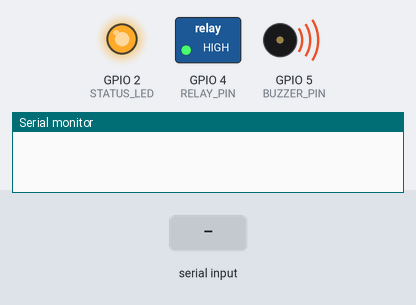
Simulated run of this sketch. Board: ESP32-S3. Shown: switched loads named in the sketch (green lamp = pin HIGH), output pins drawn as LEDs (lit = HIGH), buzzer (waves = sounding, pin HIGH), the last lines printed to the serial monitor. Inputs (shaded band) come from the test bench.

Above: at 0.1 s.
At 1.3 s:
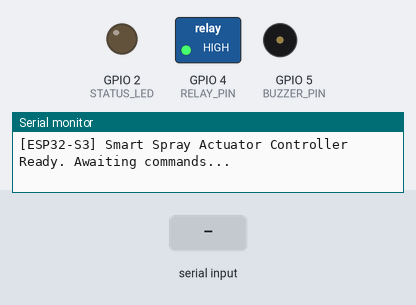
1.4 s: "SPRAY_ON:\n" received over Serial
At 2.2 s:
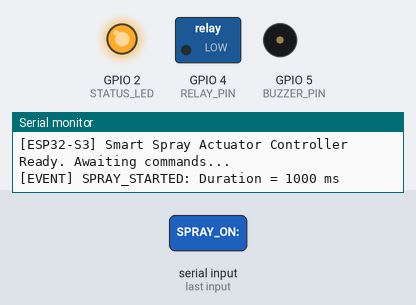
3.9 s: "SPRAY_OFF\n" received over Serial
5.4 s: "STATUS\n" received over Serial
Timing chart, 0 to 8.4 s (numbered marks = the images above; inputs shaded):
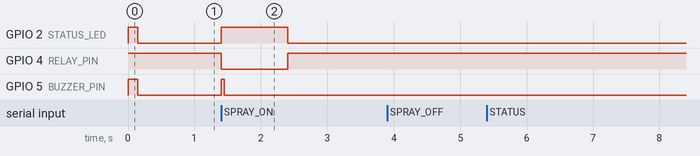

The sketch:

spray_controller.ino
```cpp
/*
 * ============================================================================
 * AcenAAr Technologies Pvt. Ltd. - AI Driven Smart Spray Robot
 * ESP32-S3 Precision Spray Actuator Controller Firmware
 * Author: Yaragarla Veerababu (2023BTIA009)
 * Specialization: AI & ML (Joy University & AcenAAr Technologies)
 * ============================================================================
 *
 * Hardware Pin Mapping:
 * - RELAY_PIN    : GPIO 4  (Drives 12V Diaphragm Chemical Spray Pump via Optocoupled Relay)
 * - STATUS_LED   : GPIO 2  (Visual Feedback for Active Spray / Ready State)
 * - BUZZER_PIN   : GPIO 5  (Audible Alert when spray triggers)
 * - RX/TX (UART0): GPIO 44 (RX), GPIO 43 (TX) connected to Raspberry Pi 5 UART
 *
 * Communication Protocol (Raspberry Pi 5 -> ESP32-S3):
 * - "SPRAY_ON:<duration_ms>\n" : Actuate relay for specified milliseconds.
 * - "SPRAY_OFF\n"              : Emergency stop or manual pump shutoff.
 * - "STATUS\n"                 : Query hardware relay & watchdog health.
 * - "PING\n"                   : Heartbeat check -> replies "PONG\n".
 *
 * Safety Features:
 * - Max Spray Duration Watchdog (Caps any spray burst to max 3000 ms to avoid pesticide overuse).
 * - Active-Low relay protection with power-on failsafe.
 */

#define RELAY_PIN    4
#define STATUS_LED   2
#define BUZZER_PIN   5
#define MAX_SPRAY_MS 3000  // Maximum safety cutoff in milliseconds

// State variables
bool isSpraying = false;
unsigned long sprayStartTime = 0;
unsigned long sprayDuration = 0;

void setup() {
  // Initialize Serial Communication at 115200 baud with Raspberry Pi 5
  Serial.begin(115200);

  // Initialize GPIO Pins
  pinMode(RELAY_PIN, OUTPUT);
  pinMode(STATUS_LED, OUTPUT);
  pinMode(BUZZER_PIN, OUTPUT);

  // Initial Safe State: Pump OFF (Relay OFF is HIGH on active-low relays)
  digitalWrite(RELAY_PIN, HIGH);
  digitalWrite(STATUS_LED, LOW);
  digitalWrite(BUZZER_PIN, LOW);

  // Power-on beep indication
  digitalWrite(BUZZER_PIN, HIGH);
  digitalWrite(STATUS_LED, HIGH);
  delay(150);
  digitalWrite(BUZZER_PIN, LOW);
  digitalWrite(STATUS_LED, LOW);

  Serial.println("[ESP32-S3] Smart Spray Actuator Controller Ready. Awaiting commands...");
}

void loop() {
  // 1. Process Incoming Serial Commands
  if (Serial.available() > 0) {
    String cmd = Serial.readStringUntil('\n');
    cmd.trim();

    if (cmd.startsWith("SPRAY_ON:")) {
      int duration = cmd.substring(9).toInt();
      if (duration <= 0) duration = 1000;
      if (duration > MAX_SPRAY_MS) duration = MAX_SPRAY_MS; // Watchdog cap

      startSpray(duration);
    }
    else if (cmd.equalsIgnoreCase("SPRAY_OFF")) {
      stopSpray("MANUAL_COMMAND");
    }
    else if (cmd.equalsIgnoreCase("STATUS")) {
      Serial.printf("[STATUS] Spraying: %s | RelayPin: %d | WatchdogCap: %d ms\n",
                    isSpraying ? "ACTIVE" : "STANDBY", digitalRead(RELAY_PIN), MAX_SPRAY_MS);
    }
    else if (cmd.equalsIgnoreCase("PING")) {
      Serial.println("PONG");
    }
    else {
      Serial.printf("[ERROR] Unrecognized Command: %s\n", cmd.c_str());
    }
  }

  // 2. Hardware Watchdog & Timer Execution
  if (isSpraying) {
    unsigned long elapsed = millis() - sprayStartTime;
    if (elapsed >= sprayDuration) {
      stopSpray("TIMER_ELAPSED");
    }
  }
}

void startSpray(unsigned long durationMs) {
  isSpraying = true;
  sprayStartTime = millis();
  sprayDuration = durationMs;

  // Activate Relay (Active-Low)
  digitalWrite(RELAY_PIN, LOW);
  digitalWrite(STATUS_LED, HIGH);
  digitalWrite(BUZZER_PIN, HIGH);
  delay(50);
  digitalWrite(BUZZER_PIN, LOW); // Short chirp

  Serial.printf("[EVENT] SPRAY_STARTED: Duration = %lu ms\n", durationMs);
}

void stopSpray(const char* reason) {
  // Deactivate Relay
  digitalWrite(RELAY_PIN, HIGH);
  digitalWrite(STATUS_LED, LOW);
  digitalWrite(BUZZER_PIN, LOW);

  isSpraying = false;
  Serial.printf("[EVENT] SPRAY_STOPPED: Reason = %s\n", reason);
}
```

Measured:
- after the input at 1.4 s, GPIO 2 (STATUS_LED): LOW → HIGH at once, → LOW 1.0 s later; GPIO 4 (RELAY_PIN): HIGH → LOW at once, → HIGH 1.0 s later; GPIO 5 (BUZZER_PIN): LOW → HIGH at once, → LOW 0.05 s later
